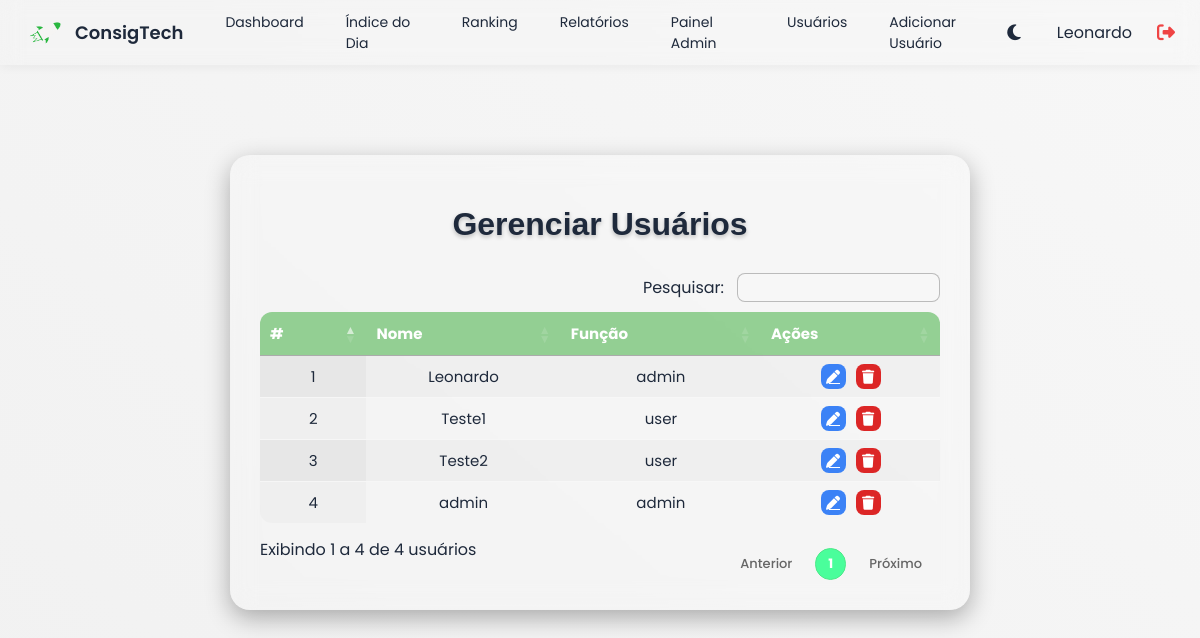
The page /usuarios (signed in) on the database its author committed.
### tables this page shows
CREATE TABLE users (
            id INTEGER PRIMARY KEY AUTOINCREMENT,
            nome TEXT UNIQUE NOT NULL,
            senha TEXT NOT NULL,
            role TEXT DEFAULT 'user'
        );

### app.py (the view)
@app.route("/usuarios", endpoint="usuarios")
def usuarios():
    if "user" not in session or session["role"] != "admin":
        return redirect(url_for("login"))
    conn = get_conn()
    cur = conn.cursor()
    cur.execute("SELECT id, nome, role FROM users ORDER BY id ASC;")
    usuarios = cur.fetchall()
    conn.close()
    return render_template("usuarios.html", usuarios=usuarios)

### app.py (called while the page is built)
def get_conn():
    if DATABASE_URL and psycopg2:
        return psycopg2.connect(DATABASE_URL, sslmode="require")
    else:
        return sqlite3.connect(LOCAL_DB, check_same_thread=False)

### templates/usuarios.html (shortened to what this page needs)
{% extends "base.html" %}
{% block content %}
<link rel="stylesheet" href="https://cdn.datatables.net/1.13.6/css/jquery.dataTables.min.css">
<link rel="stylesheet" href="https://cdnjs.cloudflare.com/ajax/libs/font-awesome/6.5.0/css/all.min.css">
<div class="usuarios-container">
  <h1 class="titulo-tomorrow">Gerenciar Usuários</h1>
  <table id="usuarios" class="display">
    <thead>
      <tr>
        <th>#</th>
        <th>Nome</th>
        <th>Função</th>
        <th>Ações</th>
      </tr>
    </thead>
    <tbody>
      {% for u in usuarios %}
      <tr>
        <td>{{ loop.index }}</td>
        <td>{{ u[1] }}</td>
        <td>{{ u[2] }}</td>
        <td>
          <div class="acoes-btns">
            <a href="{{ url_for('editar_usuario', id=u[0]) }}" class="btn-icon editar">
              <i class="fa fa-pen"></i>
            </a>
            <form method="POST" action="{{ url_for('excluir_usuario', id=u[0]) }}" class="form-excluir">
              <button type="submit" class="btn-icon excluir" onclick="return confirm('Deseja excluir este usuário?')">
                <i class="fa fa-trash"></i>
              </button>
            </form>
          </div>
        </td>
      </tr>
      {% endfor %}
    </tbody>
  </table>
</div>
{% endblock %}

### templates/base.html (shortened to what this page needs)
<!DOCTYPE html>
<html lang="pt-BR">
<head>
    <link rel="stylesheet" href="https://cdnjs.cloudflare.com/ajax/libs/font-awesome/6.5.0/css/all.min.css">
</head>
<body>
    <div class="navbar">
        <div class="nav-left">
            <div class="logo">
                <img src="{{ url_for('static', filename='img/icone.png') }}" class="logo-icon">
                ConsigTech
            </div>
            <div class="menu">
                <a href="/dashboard">Dashboard</a>
                <a href="/indice_dia">Índice do Dia</a>
                <a href="/ranking">Ranking</a>
                {% if session.get('role') == 'admin' %}
                <a href="/relatorios">Relatórios</a>
                <a href="/painel_admin">Painel Admin</a>
                <a href="/usuarios">Usuários</a>
                <a href="/register">Adicionar Usuário</a>
                {% endif %}
            </div>
        </div>
        <div class="nav-right">
            <button id="toggleTheme" class="btn-theme">
                <i id="iconTema" class="fa-solid fa-moon"></i>
            </button>
            <span>{{ session.get('user') }}</span>
            <a href="/logout" class="logout-icon">
                <i class="fa-solid fa-right-from-bracket"></i>
            </a>
        </div>
    </div>
    <div class="container">
        {% block content %}{% endblock %}
    </div>
</body>
</html>

### templates/base.html (style rules this page uses)
:root { --gradiente-inicio: #e4e4e4; --gradiente-fim: #e0e0e0; --gradiente-inicio: #f1f1f1; --gradiente-fim: #f7f7f7; --cor-texto: #1e293b; --bg-container: rgba(255, 255, 255, 0.85); --bg-card: #ffffff; }
h1, h2, h3, h4 { color: var(--cor-texto); }
body { font-family: 'Poppins', sans-serif; background: linear-gradient(40deg, var(--gradiente-inicio), var(--gradiente-fim)); margin: 0; color: var(--cor-texto); transition: 0.4s ease; }
.navbar { height: 65px; background: transparent; backdrop-filter: blur(10px); display: flex; align-items: center; justify-content: space-between; padding: 0 25px; box-shadow: 0 2px 10px rgba(0, 0, 0, 0.05); }
.logo { display: flex; align-items: center; gap: 10px; font-weight: 600; font-size: 18px; }
.menu { display: flex; gap: 18px; margin-left: 30px; }
.menu a { text-decoration: none; color: var(--cor-texto); font-size: 14px; padding: 6px 12px; border-radius: 6px; }
.nav-left { display: flex; align-items: center; }
.nav-right { display: flex; align-items: center; gap: 15px; }
.container { max-width: 1300px; margin: auto; padding: 30px; }
.btn-theme { background: transparent; border: none; font-size: 18px; cursor: pointer; margin-right: 15px; color: var(--cor-texto); transition: .2s; }
.logout-icon { color: #ef4444; font-size: 18px; margin-left: 10px; transition: 0.2s; }
.logo-icon { width: 40px; height: 40px; border-radius: 6px; }
.btn-theme i { transition: 0.3s; }

### templates/usuarios.html (style rules this page uses)
.usuarios-container { width: 100%; max-width: 680px; background: rgba(255, 255, 255, 0.12); backdrop-filter: blur(12px); padding: 30px; border-radius: 20px; box-shadow: 0 8px 25px rgba(0, 0, 0, 0.3); text-align: center; overflow: hidden; color: var(--cor-texto); margin-top: 80px; margin: 60px auto; }
h1.titulo-tomorrow { margin-bottom: 30px; font-family: 'Tomorrow', sans-serif; font-size: 32px; margin-bottom: 20px; font-weight: bold; color: var(--cor-texto); text-shadow: 0 2px 4px rgba(0, 0, 0, 0.25); }
table.dataTable { width: 100%; border-collapse: collapse; border-radius: 12px; overflow: hidden; color: var(--cor-texto); font-size: 15px; }
table.dataTable thead { background: rgba(0, 150, 0, 0.4); color: #fff; }
table.dataTable th, table.dataTable td { padding: 10px; text-align: center; border-bottom: 1px solid rgba(255, 255, 255, 0.2); }
.acoes-btns { display: flex; justify-content: center; align-items: center; gap: 8px; }
.acoes-btns { display: flex; justify-content: center; align-items: center; gap: 10px; }
.form-excluir { margin: 0; }
.btn-icon { width: 25px; height: 25px; display: flex; align-items: center; justify-content: center; border-radius: 8px; border: none; cursor: pointer; color: white; font-size: 14px; transition: 0.2s; }
.btn-icon.editar { background: #3b82f6; }
.btn-icon.excluir { background: #dc2626; }

### rows shown on the page
users: get "Leonardo", nome "Leonardo", role "admin"
users: nome "Teste1", role "user"
users: nome "Teste2", role "user"
users: nome "admin", role "admin"
